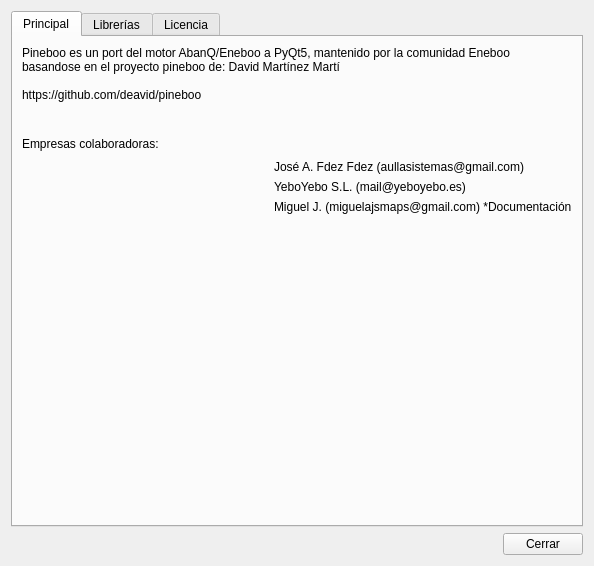
<?xml version="1.0" encoding="UTF-8"?>
<ui version="4.0">
 <class>Form</class>
 <widget class="QWidget" name="Form">
  <property name="geometry">
   <rect>
    <x>0</x>
    <y>0</y>
    <width>594</width>
    <height>566</height>
   </rect>
  </property>
  <property name="maximumSize">
   <size>
    <width>1042</width>
    <height>1132</height>
   </size>
  </property>
  <property name="windowTitle">
   <string>Acerca de pineboo</string>
  </property>
  <property name="windowIcon">
   <iconset>
    <normaloff>../../share/icono_pi/Symbol_pi_256.png</normaloff>../../share/icono_pi/Symbol_pi_256.png</iconset>
  </property>
  <layout class="QVBoxLayout" name="verticalLayout">
   <item>
    <widget class="QTabWidget" name="tabWidget">
     <property name="currentIndex">
      <number>0</number>
     </property>
     <widget class="QWidget" name="tab_principal">
      <attribute name="title">
       <string>Principal</string>
      </attribute>
      <layout class="QVBoxLayout" name="verticalLayout_3">
       <item>
        <widget class="QLabel" name="label">
         <property name="text">
          <string>Pineboo es un port del motor AbanQ/Eneboo a PyQt5, mantenido por la comunidad Eneboo basandose en el proyecto pineboo de: David Martínez Martí

https://github.com/deavid/pineboo</string>
         </property>
         <property name="scaledContents">
          <bool>false</bool>
         </property>
         <property name="alignment">
          <set>Qt::AlignLeading|Qt::AlignLeft|Qt::AlignTop</set>
         </property>
         <property name="wordWrap">
          <bool>true</bool>
         </property>
        </widget>
       </item>
       <item>
        <layout class="QHBoxLayout" name="horizontalLayout_5">
         <item>
          <spacer name="horizontalSpacer_4">
           <property name="orientation">
            <enum>Qt::Horizontal</enum>
           </property>
           <property name="sizeHint" stdset="0">
            <size>
             <width>40</width>
             <height>20</height>
            </size>
           </property>
          </spacer>
         </item>
         <item>
          <widget class="QLabel" name="label_2">
           <property name="maximumSize">
            <size>
             <width>300</width>
             <height>300</height>
            </size>
           </property>
           <property name="text">
            <string/>
           </property>
           <property name="pixmap">
            <pixmap>../../../../../../share/icono_pi/Symbol_pi_1024.png</pixmap>
           </property>
           <property name="scaledContents">
            <bool>true</bool>
           </property>
          </widget>
         </item>
         <item>
          <spacer name="horizontalSpacer_5">
           <property name="orientation">
            <enum>Qt::Horizontal</enum>
           </property>
           <property name="sizeHint" stdset="0">
            <size>
             <width>40</width>
             <height>20</height>
            </size>
           </property>
          </spacer>
         </item>
        </layout>
       </item>
       <item>
        <layout class="QHBoxLayout" name="horizontalLayout_3">
         <item>
          <widget class="QLabel" name="label_3">
           <property name="text">
            <string>Empresas colaboradoras:</string>
           </property>
          </widget>
         </item>
         <item>
          <spacer name="horizontalSpacer_3">
           <property name="orientation">
            <enum>Qt::Horizontal</enum>
           </property>
           <property name="sizeHint" stdset="0">
            <size>
             <width>40</width>
             <height>20</height>
            </size>
           </property>
          </spacer>
         </item>
        </layout>
       </item>
       <item>
        <layout class="QHBoxLayout" name="horizontalLayout_6">
         <item>
          <spacer name="horizontalSpacer_6">
           <property name="orientation">
            <enum>Qt::Horizontal</enum>
           </property>
           <property name="sizeHint" stdset="0">
            <size>
             <width>178</width>
             <height>20</height>
            </size>
           </property>
          </spacer>
         </item>
         <item>
          <layout class="QVBoxLayout" name="verticalLayout_2">
           <item>
            <widget class="QLabel" name="label_4">
             <property name="text">
              <string>José A. Fdez Fdez (aullasistemas@gmail.com)</string>
             </property>
            </widget>
           </item>
           <item>
            <widget class="QLabel" name="label_5">
             <property name="text">
              <string>YeboYebo S.L. (mail@yeboyebo.es)</string>
             </property>
            </widget>
           </item>
           <item>
            <widget class="QLabel" name="label_6">
             <property name="text">
              <string>Miguel J. (miguelajsmaps@gmail.com) *Documentación</string>
             </property>
            </widget>
           </item>
          </layout>
         </item>
        </layout>
       </item>
       <item>
        <spacer name="verticalSpacer">
         <property name="orientation">
          <enum>Qt::Vertical</enum>
         </property>
         <property name="sizeHint" stdset="0">
          <size>
           <width>20</width>
           <height>70</height>
          </size>
         </property>
        </spacer>
       </item>
      </layout>
     </widget>
     <widget class="QWidget" name="tab_librerias">
      <attribute name="title">
       <string>Librerías</string>
      </attribute>
      <layout class="QVBoxLayout" name="verticalLayout_5">
       <item>
        <widget class="QLabel" name="lbl_librerias">
         <property name="text">
          <string/>
         </property>
         <property name="wordWrap">
          <bool>true</bool>
         </property>
        </widget>
       </item>
       <item>
        <spacer name="verticalSpacer_2">
         <property name="orientation">
          <enum>Qt::Vertical</enum>
         </property>
         <property name="sizeHint" stdset="0">
          <size>
           <width>20</width>
           <height>431</height>
          </size>
         </property>
        </spacer>
       </item>
       <item>
        <layout class="QHBoxLayout" name="horizontalLayout_4">
         <item>
          <spacer name="horizontalSpacer_2">
           <property name="orientation">
            <enum>Qt::Horizontal</enum>
           </property>
           <property name="sizeHint" stdset="0">
            <size>
             <width>398</width>
             <height>20</height>
            </size>
           </property>
          </spacer>
         </item>
         <item>
          <widget class="QPushButton" name="btn_clipboard">
           <property name="text">
            <string>Copiar al portapapeles</string>
           </property>
          </widget>
         </item>
        </layout>
       </item>
      </layout>
     </widget>
     <widget class="QWidget" name="tab_licencia">
      <attribute name="title">
       <string>Licencia</string>
      </attribute>
      <layout class="QVBoxLayout" name="verticalLayout_4">
       <item>
        <widget class="QPlainTextEdit" name="plainTextEdit">
         <property name="plainText">
          <string>Copyright © 2012 David Martínez Martí

Permission is hereby granted, free of charge, to any person obtaining a copy of 
this software and associated documentation files (the “Software”), to deal in 
the Software without restriction, including without limitation the rights to 
use, copy, modify, merge, publish, distribute, sublicense, and/or sell copies 
of the Software, and to permit persons to whom the Software is furnished to do 
so, subject to the following conditions:

The above copyright notice and this permission notice shall be included in all 
copies or substantial portions of the Software.

THE SOFTWARE IS PROVIDED “AS IS”, WITHOUT WARRANTY OF ANY KIND, EXPRESS OR 
IMPLIED, INCLUDING BUT NOT LIMITED TO THE WARRANTIES OF MERCHANTABILITY, FITNESS 
FOR A PARTICULAR PURPOSE AND NONINFRINGEMENT. IN NO EVENT SHALL THE AUTHORS OR 
COPYRIGHT HOLDERS BE LIABLE FOR ANY CLAIM, DAMAGES OR OTHER LIABILITY, WHETHER 
IN AN ACTION OF CONTRACT, TORT OR OTHERWISE, ARISING FROM, OUT OF OR IN 
CONNECTION WITH THE SOFTWARE OR THE USE OR OTHER DEALINGS IN THE SOFTWARE.</string>
         </property>
        </widget>
       </item>
      </layout>
     </widget>
    </widget>
   </item>
   <item>
    <layout class="QHBoxLayout" name="horizontalLayout_2">
     <item>
      <layout class="QHBoxLayout" name="horizontalLayout">
       <item>
        <widget class="QLabel" name="lbl_version">
         <property name="text">
          <string/>
         </property>
        </widget>
       </item>
       <item>
        <spacer name="horizontalSpacer">
         <property name="orientation">
          <enum>Qt::Horizontal</enum>
         </property>
         <property name="sizeHint" stdset="0">
          <size>
           <width>40</width>
           <height>20</height>
          </size>
         </property>
        </spacer>
       </item>
      </layout>
     </item>
     <item>
      <widget class="QPushButton" name="btn_close">
       <property name="text">
        <string>Cerrar</string>
       </property>
      </widget>
     </item>
    </layout>
   </item>
  </layout>
 </widget>
 <resources/>
 <connections/>
</ui>
